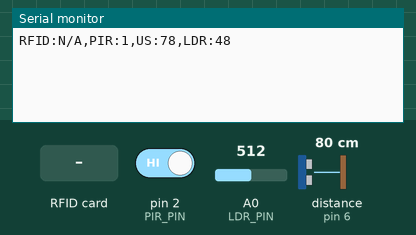
The sketch below on a simulated Arduino Uno, built with avr-gcc and run on an emulated ATmega328P. Shown: the last lines printed to the serial monitor. Wiring (inferred from the names in the program): ultrasonic range finder: trigger pin 5; echo pin 6. Inputs (shaded band) come from the test bench; at power-on: distance to the obstacle (sensor on pin 6) 80 cm, A0 (LDR_PIN) = 512, pin 2 (PIR_PIN) HIGH. The echo pulse lasts 58.3 µs per cm.

Above: at 1.2 s.
1.3 s: RFID card 5E 7A 19 C4 held to the reader
At 1.8 s:
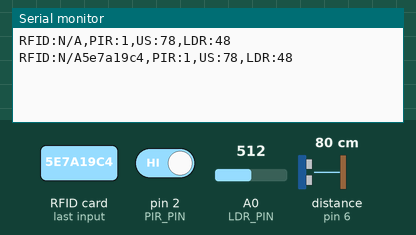
2.8 s: distance to the obstacle (sensor on pin 6) set to 2 cm
At 4.2 s:
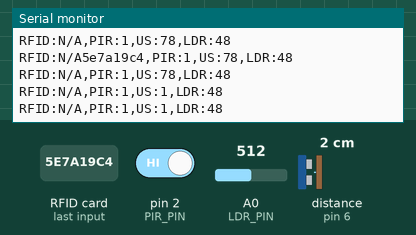
4.3 s: distance to the obstacle (sensor on pin 6) set to 250 cm
At 5.2 s:
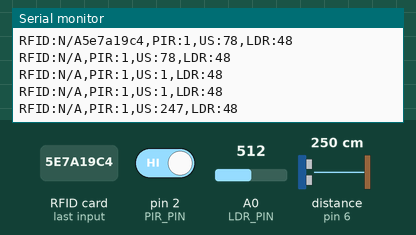
8.1 s: A0 (LDR_PIN) set to 716
At 8.8 s:
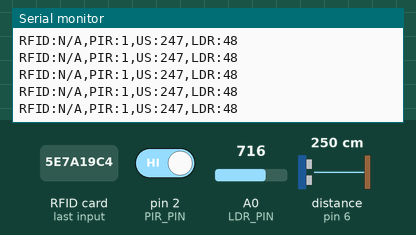
9.6 s: pin 2 (PIR_PIN) driven LOW
At 11.0 s:
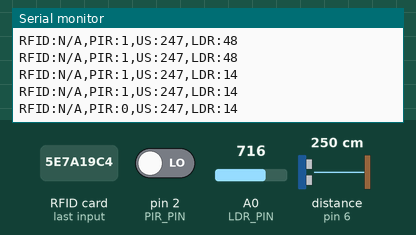
11.1 s: A0 (LDR_PIN) set to 900
At 12.1 s:
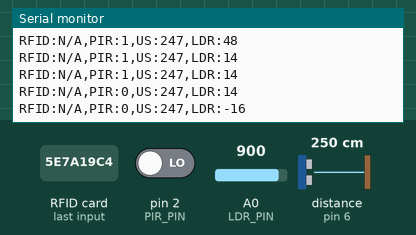
Timing chart, 0 to 13.6 s (numbered marks = the images above; inputs shaded):
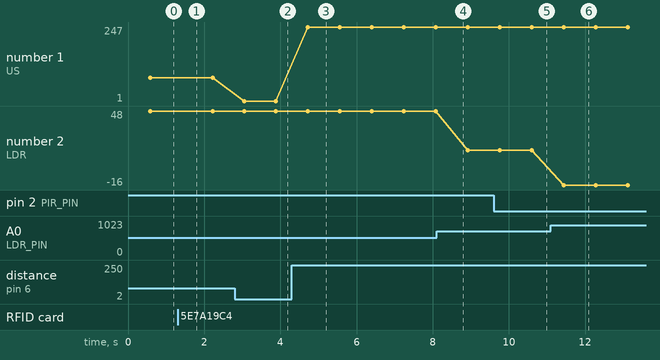

Measured:
- after the input at 1.3 s, the serial monitor: prints a new line after 0.09 s (image 1)
- after the input at 2.8 s, the serial monitor: prints a new line after 0.25 s (image 2)
- after the input at 4.3 s, the serial monitor: prints a new line after 0.42 s (image 3)
- after the input at 9.6 s, the serial monitor: prints a new line after 1.0 s (image 5)
- after the input at 11.1 s, the serial monitor: prints a new line after 0.34 s (image 6)
- plotted number 1: 1 → 247 after the input at 4.3 s
- plotted number 2: 48 → 14 after the input at 8.1 s, 14 → -16 after the input at 11.1 s

The sketch:

Pr_ctica2Arduinp.ino
```cpp
#include <SPI.h>   // Se llama la librería para la comunicación SPI
#include <MFRC522.h>   //Se llama la librería para controlar el módulo lector de tarjetas RFID MFRC522
// A continuación se definen los pines que ocupamos en el arduino para los sensores
#define RST_PIN 9
#define SS_PIN 10
#define PIR_PIN 2
#define TRIG_PIN 5
#define ECHO_PIN 6
#define LDR_PIN A0
// Creación del objeto mfrc522 para controlaar el lector RFID
MFRC522 mfrc522(SS_PIN, RST_PIN);

void setup() {
  Serial.begin(9600);  // Se inicia la comunicación serial
  SPI.begin();   // Inicia comunicación SPI
  mfrc522.PCD_Init();   // Inicialización del lector RFID
  pinMode(PIR_PIN, INPUT);
  pinMode(TRIG_PIN, OUTPUT);
  pinMode(ECHO_PIN, INPUT);
}

void loop() {
  // PIR con filtro de ruido
  int movimiento = 0;
  for(int i=0; i<10; i++) {
    movimiento += digitalRead(PIR_PIN);
    delay(50);
  }
  movimiento = (movimiento > 5) ? 1 : 0;

  // Ultrasónico
  digitalWrite(TRIG_PIN, LOW);
  delayMicroseconds(2);
  digitalWrite(TRIG_PIN, HIGH);
  delayMicroseconds(10);
  digitalWrite(TRIG_PIN, LOW);
  int distancia = pulseIn(ECHO_PIN, HIGH) * 0.034 / 2;

  // LDR calibrado
  int raw_ldr = analogRead(LDR_PIN);
  int luz = map(raw_ldr, 200, 800, 100, 0); // Ajusta estos valores

  // RFID
  String tarjeta = "N/A";
  if (mfrc522.PICC_IsNewCardPresent() && mfrc522.PICC_ReadCardSerial()) {
    for (byte i = 0; i < mfrc522.uid.size; i++) {
      tarjeta += String(mfrc522.uid.uidByte[i], HEX);
    }
    mfrc522.PICC_HaltA();
  }

  // Enviar datos por serial
  Serial.print("RFID:" + tarjeta +
               ",PIR:" + String(movimiento) +
               ",US:" + String(distancia) +
               ",LDR:" + String(luz));
  Serial.println();

  delay(300); // Se le agrega un retardo de 300ms antes de repertir el loop, para no saturar el serial.
}
```
